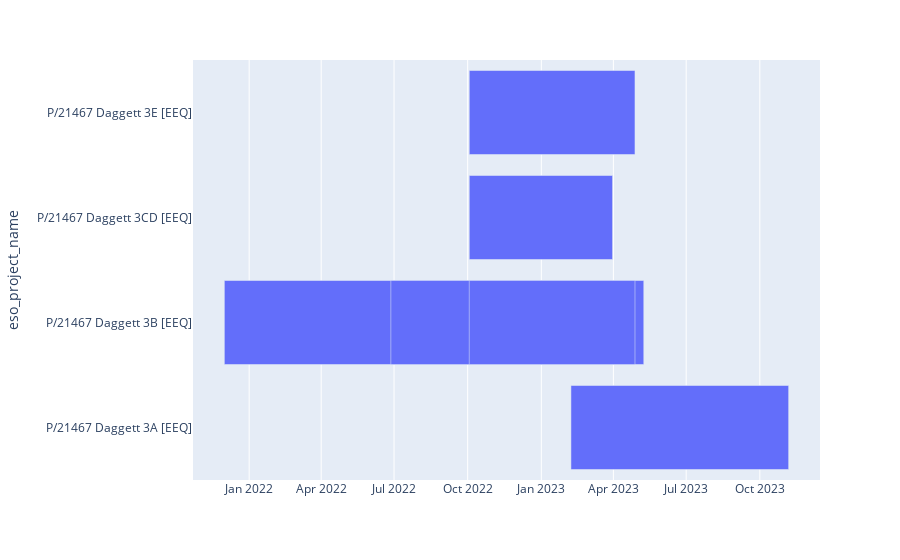
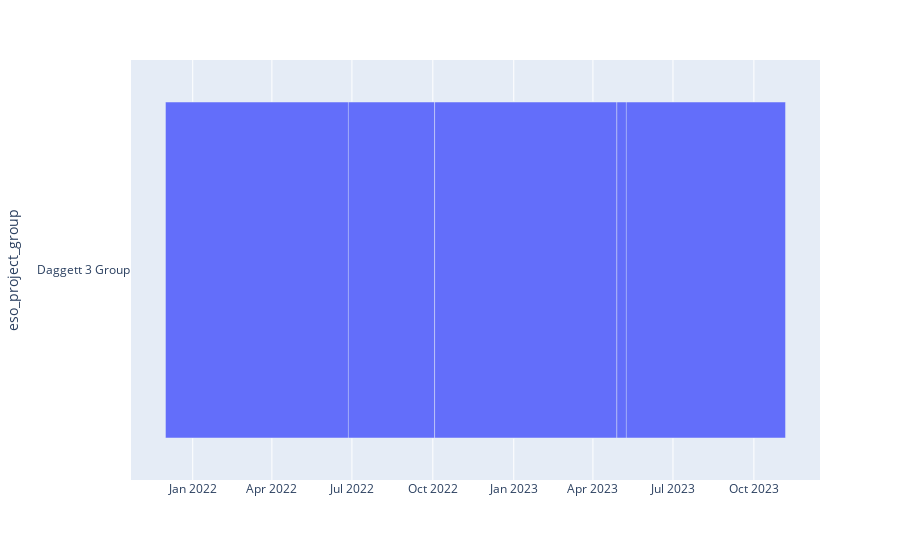

The code cell stored with these charts, in order, in its notebook:
### Code cell
def make_project_groups(df):
    df['eso_project_group'] = df['eso_project_name']

    # Dagget 3 Group
    daggett3_mask = df['eso_project_name'].str.contains('Daggett 3')
    df.loc[df['eso_project_name'].str.contains('Daggett 3'), 'eso_project_group']='Daggett 3 Group'
        
    return df

df_out = make_project_groups(df_tasks.copy())
daggett3_group_mask = df_out['eso_project_group'] == 'Daggett 3 Group'
px.timeline(df_out[daggett3_group_mask], x_start='start_date', x_end='due_date', y='eso_project_name').show()
px.timeline(df_out[daggett3_group_mask], x_start='start_date', x_end='due_date', y='eso_project_group')

### Figure 1 — Plotly figure (JSON) as saved in the notebook; plotly's stock layout.template omitted (floating-point values rounded to 4 significant figures)
{"data": [{"alignmentgroup": "True", "base": [null, null, null, null, null, "2023-02-07T00:00:00", "2021-12-01T00:00:00", null, "2022-06-27T00:00:00", null, null, "2022-10-03T00:00:00", null, null, null, null, null, "2022-10-03T00:00:00", null, null, null, null, null, "2022-10-03T00:00:00"], "hovertemplate": "start_date=%{base}<br>due_date=%{x}<br>eso_project_name=%{y}<extra></extra>", "legendgroup": "", "marker": {"color": "#636efa", "pattern": {"shape": ""}}, "name": "", "offsetgroup": "", "orientation": "h", "showlegend": false, "textposition": "auto", "type": "bar", "x": [null, null, null, null, null, 23500800000, 45273600000, null, 23932800000, null, null, 17884800000, null, null, null, null, null, 15465600000, null, null, null, null, null, 17884800000], "xaxis": "x", "y": ["P/21467 Daggett 3A [EEQ]", "P/21467 Daggett 3A [EEQ]", "P/21467 Daggett 3A [EEQ]", "P/21467 Daggett 3A [EEQ]", "P/21467 Daggett 3A [EEQ]", "P/21467 Daggett 3A [EEQ]", "P/21467 Daggett 3B [EEQ]", "P/21467 Daggett 3B [EEQ]", "P/21467 Daggett 3B [EEQ]", "P/21467 Daggett 3B [EEQ]", "P/21467 Daggett 3B [EEQ]", "P/21467 Daggett 3B [EEQ]", "P/21467 Daggett 3CD [EEQ]", "P/21467 Daggett 3CD [EEQ]", "P/21467 Daggett 3CD [EEQ]", "P/21467 Daggett 3CD [EEQ]", "P/21467 Daggett 3CD [EEQ]", "P/21467 Daggett 3CD [EEQ]", "P/21467 Daggett 3E [EEQ]", "P/21467 Daggett 3E [EEQ]", "P/21467 Daggett 3E [EEQ]", "P/21467 Daggett 3E [EEQ]", "P/21467 Daggett 3E [EEQ]", "P/21467 Daggett 3E [EEQ]"], "yaxis": "y"}], "layout": {"autosize": true, "barmode": "overlay", "legend": {"tracegroupgap": 0}, "margin": {"t": 60}, "xaxis": {"anchor": "y", "autorange": true, "domain": [0, 1], "range": ["2021-10-22 20:00", "2023-12-15 04:00"], "type": "date"}, "yaxis": {"anchor": "x", "autorange": true, "domain": [0, 1], "range": [-0.5, 3.5], "title": {"text": "eso_project_name"}, "type": "category"}}}

### Figure 2 — Plotly figure (JSON) as saved in the notebook; plotly's stock layout.template omitted (floating-point values rounded to 4 significant figures)
{"data": [{"alignmentgroup": "True", "base": [null, null, null, null, null, "2023-02-07T00:00:00", "2021-12-01T00:00:00", null, "2022-06-27T00:00:00", null, null, "2022-10-03T00:00:00", null, null, null, null, null, "2022-10-03T00:00:00", null, null, null, null, null, "2022-10-03T00:00:00"], "hovertemplate": "start_date=%{base}<br>due_date=%{x}<br>eso_project_group=%{y}<extra></extra>", "legendgroup": "", "marker": {"color": "#636efa", "pattern": {"shape": ""}}, "name": "", "offsetgroup": "", "orientation": "h", "showlegend": false, "textposition": "auto", "type": "bar", "x": [null, null, null, null, null, 23500800000, 45273600000, null, 23932800000, null, null, 17884800000, null, null, null, null, null, 15465600000, null, null, null, null, null, 17884800000], "xaxis": "x", "y": ["Daggett 3 Group", "Daggett 3 Group", "Daggett 3 Group", "Daggett 3 Group", "Daggett 3 Group", "Daggett 3 Group", "Daggett 3 Group", "Daggett 3 Group", "Daggett 3 Group", "Daggett 3 Group", "Daggett 3 Group", "Daggett 3 Group", "Daggett 3 Group", "Daggett 3 Group", "Daggett 3 Group", "Daggett 3 Group", "Daggett 3 Group", "Daggett 3 Group", "Daggett 3 Group", "Daggett 3 Group", "Daggett 3 Group", "Daggett 3 Group", "Daggett 3 Group", "Daggett 3 Group"], "yaxis": "y"}], "layout": {"autosize": true, "barmode": "overlay", "legend": {"tracegroupgap": 0}, "margin": {"t": 60}, "xaxis": {"anchor": "y", "autorange": true, "domain": [0, 1], "range": ["2021-10-22 20:00", "2023-12-15 04:00"], "type": "date"}, "yaxis": {"anchor": "x", "autorange": true, "domain": [0, 1], "range": [-0.5, 0.5], "title": {"text": "eso_project_group"}, "type": "category"}}}
